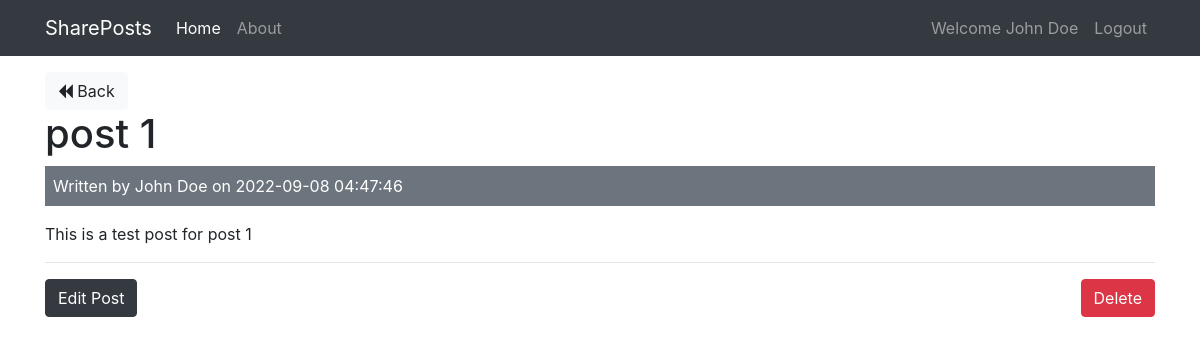
Screenshot of /posts/show/1 (signed in) with the database file from the repository.
### tables this page shows
CREATE TABLE `posts` (
  `id` int(11) NOT NULL,
  `user_id` int(11) NOT NULL,
  `title` varchar(255) NOT NULL,
  `body` text NOT NULL,
  `created_at` datetime NOT NULL DEFAULT current_timestamp()
);

CREATE TABLE `users` (
  `id` int(11) NOT NULL,
  `name` varchar(255) NOT NULL,
  `email` varchar(255) NOT NULL,
  `password` varchar(255) NOT NULL,
  `created_at` datetime NOT NULL DEFAULT current_timestamp()
);

### app/controllers/Posts.php (called while the page is built, shortened)
<?php
class Posts extends Controller {
    public function __construct() {
        $this->postModel = $this->model('Post');
        $this->userModel = $this->model('User');
    }
    public function show($id) {
        $post = $this->postModel->getPostById($id);
        $user = $this->userModel->getUserById($post->user_id);
        $data = [
            'post' => $post,
            'user' => $user
        ];
        $this->view('posts/show', $data);
    }
}

### app/libraries/Core.php (called while the page is built, shortened)
<?php
  class Core {
    protected $currentMethod = 'index';
    public function __construct(){
      $url = $this->getUrl();
      if(!empty($url[0])&&file_exists('../app/controllers/' . ucwords($url[0]). '.php')){
        unset($url[0]);
      }
      $this->currentController = new $this->currentController;
      if(isset($url[1])){
        if(method_exists($this->currentController, $url[1])){
          $this->currentMethod = $url[1];
          unset($url[1]);
        }
      }
      $this->params = $url ? array_values($url) : [];
      call_user_func_array([$this->currentController, $this->currentMethod], $this->params);
    }
    public function getUrl(){
      if(isset($_GET['url'])){
        $url = rtrim($_GET['url'], '/');
        $url = filter_var($url, FILTER_SANITIZE_URL);
        $url = explode('/', $url);
        return $url;
      }
    }
  }

### public/index.php (called while the page is built, shortened)
<?php
  $init = new Core;

### app/libraries/Database.php (called while the page is built, shortened)
<?php
  class Database {
    private $host = DB_HOST;
    private $user = DB_USER;
    private $pass = DB_PASS;
    private $dbname = DB_NAME;
    private $dbh;
    private $stmt;
    public function __construct(){
      $dsn = 'mysql:host=' . $this->host . ';dbname=' . $this->dbname;
      $options = array(
        PDO::ATTR_PERSISTENT => true,
        PDO::ATTR_ERRMODE => PDO::ERRMODE_EXCEPTION
      );
      try{
        $this->dbh = new PDO($dsn, $this->user, $this->pass, $options);
      } catch(PDOException $e){
        $this->error = $e->getMessage();
        echo $this->error;
      }
    }
    public function query($sql){
      $this->stmt = $this->dbh->prepare($sql);
    }
    public function bind($param, $value, $type = null){
      if(is_null($type)){
        switch(true){
          case is_int($value):
            $type = PDO::PARAM_INT;
            break;
          default:
            $type = PDO::PARAM_STR;
        }
      }
      $this->stmt->bindValue($param, $value, $type);
    }
    public function execute(){
      return $this->stmt->execute();
    }
    public function single(){
      $this->execute();
      return $this->stmt->fetch(PDO::FETCH_OBJ);
    }
  }

### app/models/Post.php (called while the page is built, shortened)
<?php
  class Post {
    private $db;
    public function __construct(){
      $this->db = new Database;
    }
    public function getPostById($id){
      $this->db->query('SELECT * FROM posts WHERE id = :id');
      $this->db->bind(':id', $id);
      $row = $this->db->single();
      return $row;
    }
  }

### app/models/User.php (called while the page is built, shortened)
<?php
  class User {
    private $db;
    public function __construct(){
      $this->db = new Database;
    }
    public function getUserById($id){
      $this->db->query('SELECT * FROM users WHERE id = :id');
      $this->db->bind(':id', $id);
      $row = $this->db->single();
      return $row;
    }
  }

### app/views/posts/show.php (the view)
<?php require APPROOT . '/views/inc/header.php'; ?>
<a href="<?php echo URLROOT; ?>/posts" class="btn btn-light"><i class="fa fa-backward"></i> Back</a>
<br>
<h1><?php echo $data['post']->title; ?></h1>
<div class="bg-secondary text-white p-2 mb-3">
    Written by <?php echo $data['user']->name; ?> on <?php echo $data['post']->created_at; ?>
</div>
<p><?php echo $data['post']->body; ?></p>
<?php if($data['post']->user_id == $_SESSION['user_id']) : ?>
    <hr>
    <a href="<?php echo URLROOT; ?>/posts/edit/<?php echo $data['post']->id; ?>" class="btn btn-dark">Edit Post</a>
    <form class="pull-right" action="<?php echo URLROOT; ?>/posts/delete/<?php echo $data['post']->id; ?>" method="post">
        <input type="submit" value="Delete" class="btn btn-danger">
    </form>
<?php endif; ?>
<?php require APPROOT . '/views/inc/footer.php'; ?>

### rows the page displays
posts: title "post 1", created_at "2022-09-08 04:47:46", body "This is a test post for post 1"
users: name "John Doe"

### other values shown
SITENAME "SharePosts"
$_SESSION['user_name'] "John Doe"
